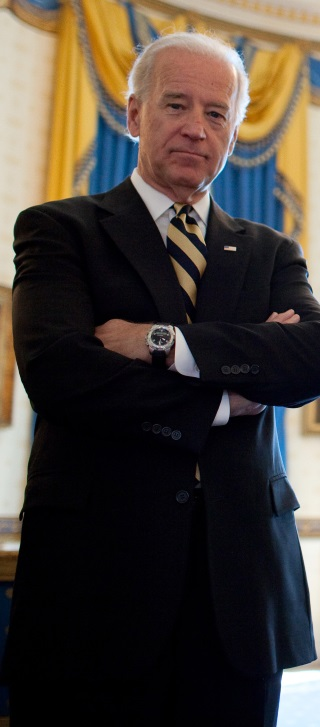
#> input picture Image Processing #11 - Speed up image processing with numba/biden.jpg, 320 x 727 px
$ python exam2.py --file 'Image Processing #11 - Speed up image processing with numba/biden.jpg' --x 5 --y 5
#> lines starting #> are read from the running program, lines starting #| are printed output that depends on the picture
import argparse
import cv2
import numpy as np


parser = argparse.ArgumentParser(description="OpenCV Example")
parser.add_argument("--file", type=str, required=True, help="filename of the input image to process")
parser.add_argument("--x", type=int, required=True, help="shift value of X direction")
parser.add_argument("--y", type=int, required=True, help="shift value of Y direction")
args = parser.parse_args()

img = cv2.imread(args.file, cv2.IMREAD_COLOR)
#> img is the input picture: shape (727, 320, 3); mean B, G, R 55.5, 62.7, 70.7
height, width, channels = img.shape
#> height = 727; width = 320; channels = 3
print("image   H:%d W:%d, Channel:%d"%(height, width, channels))
#| image   H:727 W:320, Channel:3
cv2.imshow('original', img)

translation_matrix = np.float32([ [1,0,args.x], [0,1,args.y] ])
img_translation = cv2.warpAffine(img, translation_matrix, (width, height))
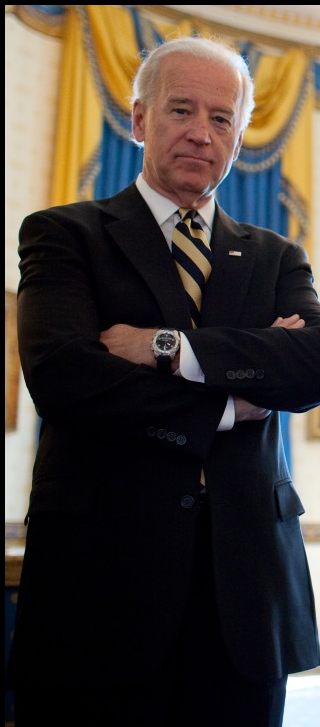
#> img_translation: shape (727, 320, 3); mean B, G, R 52.7, 59.7, 67.7

cv2.imshow('translate', img_translation)

cv2.waitKey(0)
cv2.destroyAllWindows()
